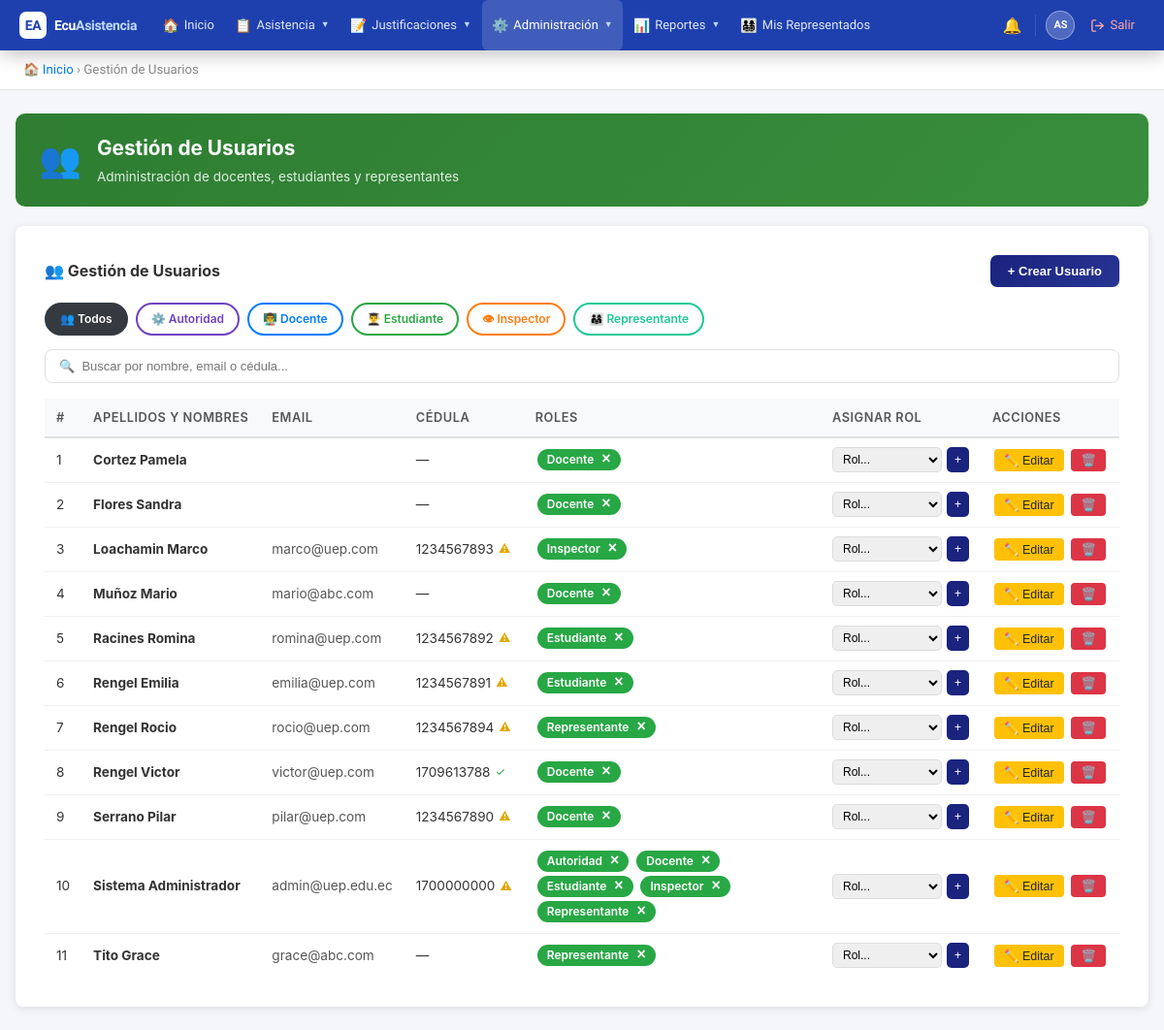
Page /public/?action=users (signed in) on the committed database.
### tables this page shows
CREATE TABLE `roles` (
  `id` int(11) NOT NULL AUTO_INCREMENT,
  `name` varchar(50) NOT NULL,
  `description` text DEFAULT NULL,
  `created_at` timestamp NOT NULL DEFAULT current_timestamp(),
  `updated_at` timestamp NOT NULL DEFAULT current_timestamp() ON UPDATE current_timestamp(),
  PRIMARY KEY (`id`),
  UNIQUE KEY `name` (`name`)
);

CREATE TABLE `users` (
  `id` int(11) NOT NULL AUTO_INCREMENT,
  `institution_id` int(11) NOT NULL,
  `username` varchar(50) NOT NULL,
  `email` varchar(191) DEFAULT NULL,
  `password` varchar(255) NOT NULL,
  `first_name` varchar(100) NOT NULL,
  `last_name` varchar(100) NOT NULL,
  `dni` varchar(20) DEFAULT NULL,
  `phone` varchar(20) DEFAULT NULL,
  `reset_token` varchar(255) DEFAULT NULL,
  `reset_expires` datetime DEFAULT NULL,
  `is_active` tinyint(1) DEFAULT 1,
  `is_superadmin` tinyint(1) NOT NULL DEFAULT 0,
  `created_at` timestamp NOT NULL DEFAULT current_timestamp(),
  `updated_at` timestamp NOT NULL DEFAULT current_timestamp() ON UPDATE current_timestamp(),
  PRIMARY KEY (`id`),
  UNIQUE KEY `username` (`username`),
  UNIQUE KEY `email` (`email`),
  UNIQUE KEY `dni` (`dni`),
  KEY `institution_id` (`institution_id`),
  CONSTRAINT `users_ibfk_1` FOREIGN KEY (`institution_id`) REFERENCES `institutions` (`id`)
);

### controllers/UserController.php (called while the page is built, shortened)
<?php
require_once BASE_PATH . '/models/User.php';
require_once BASE_PATH . '/models/Role.php';
class UserController {
    private $userModel;
    private $roleModel;
    public function __construct() {
        $db = new Database();
        $this->userModel = new User($db);
        $this->roleModel = new Role($db);
    }
    public function index() {
        $users = $this->userModel->getAll();
        $roles = $this->roleModel->getAll();
        include BASE_PATH . '/views/users/index.php';
    }
}

### config/database.php (called while the page is built)
<?php
class Database {
    private $host = 'localhost';
    private $db = 'ecuasistencia2026_db';
    private $user = 'root';
    private $pass = '';
    private $charset = 'utf8mb4';
    private $pdo;
    public function connect() {
        if ($this->pdo === null) {
            $dsn = "mysql:host={$this->host};dbname={$this->db};charset={$this->charset}";
            $options = [
                PDO::ATTR_ERRMODE => PDO::ERRMODE_EXCEPTION,
                PDO::ATTR_DEFAULT_FETCH_MODE => PDO::FETCH_ASSOC,
                PDO::ATTR_EMULATE_PREPARES => false,
            ];
            try {
                $this->pdo = new PDO($dsn, $this->user, $this->pass, $options);
            } catch (PDOException $e) {
                die('Error de conexión: ' . $e->getMessage());
            }
        }
        return $this->pdo;
    }
}

### models/Role.php (called while the page is built, shortened)
<?php
class Role {
    private $db;
    public function __construct($database) {
        $this->db = $database->connect();
    }
    public function getAll() {
        $sql = "SELECT * FROM roles ORDER BY name";
        $stmt = $this->db->query($sql);
        return $stmt->fetchAll();
    }
}

### models/User.php (called while the page is built, shortened)
<?php
class User {
    public $db;
    public function __construct($database) {
        $this->db = $database->connect();
    }
    public function getAll() {
        $sql = "SELECT u.*, GROUP_CONCAT(r.name) as roles
                FROM users u
                LEFT JOIN user_roles ur ON u.id = ur.user_id
                LEFT JOIN roles r ON ur.role_id = r.id
                WHERE u.institution_id = :institution_id
                GROUP BY u.id
                ORDER BY u.last_name, u.first_name";
        $stmt = $this->db->prepare($sql);
        $stmt->execute([':institution_id' => $_SESSION['institution_id']]);
        return $stmt->fetchAll();
    }
}

### views/users/index.php (the view, shortened to what this page needs)
<!DOCTYPE html>
<html lang="es">
<head>
</head>
<body>
<?php include BASE_PATH . '/views/partials/navbar.php'; ?>
<div class="breadcrumb">
    <a href="?action=dashboard">🏠 Inicio</a> &rsaquo; Gestión de Usuarios
</div>
<div class="container">
    <div class="page-header" style="background:linear-gradient(135deg,#2e7d32,#388e3c);">
        <div class="ph-icon">👥</div>
        <div>
            <h1>Gestión de Usuarios</h1>
            <p>Administración de docentes, estudiantes y representantes</p>
        </div>
    </div>
    <div class="card">
        <div style="display:flex;justify-content:space-between;align-items:center;margin-bottom:16px;">
            <h2 style="font-size:16px;color:#333;">👥 Gestión de Usuarios</h2>
            <button onclick="openCreateModal()" style="padding:9px 18px;background:linear-gradient(135deg,#1a237e,#283593);color:white;border:none;border-radius:7px;font-size:13px;font-weight:600;cursor:pointer;">
                + Crear Usuario
            </button>
        </div>
        <?php
        $roleIcons  = ['docente'=>'👨‍🏫','estudiante'=>'👨‍🎓','inspector'=>'👁','autoridad'=>'⚙️','representante'=>'👨‍👩‍👧'];
        $roleColors = [
            'docente'      => ['active'=>'background:#007bff;color:white;border-color:#007bff;',      'outline'=>'color:#007bff;border-color:#007bff;'],
            'estudiante'   => ['active'=>'background:#28a745;color:white;border-color:#28a745;',      'outline'=>'color:#28a745;border-color:#28a745;'],
            'inspector'    => ['active'=>'background:#fd7e14;color:white;border-color:#fd7e14;',      'outline'=>'color:#fd7e14;border-color:#fd7e14;'],
            'autoridad'    => ['active'=>'background:#6f42c1;color:white;border-color:#6f42c1;',      'outline'=>'color:#6f42c1;border-color:#6f42c1;'],
            'representante'=> ['active'=>'background:#20c997;color:white;border-color:#20c997;',      'outline'=>'color:#20c997;border-color:#20c997;'],
        ];
        $currentFilter = $_GET['filter_role'] ?? '';
        ?>
        <div style="display:flex;gap:8px;flex-wrap:wrap;margin-bottom:14px;">
            <a href="?action=users" style="padding:6px 14px;border-radius:20px;text-decoration:none;font-size:12px;font-weight:600;border:2px solid;<?= $currentFilter==='' ? 'background:#343a40;color:white;border-color:#343a40;' : 'color:#343a40;border-color:#343a40;background:white;' ?>">👥 Todos</a>
            <?php foreach($roles as $role):
                $rn=$role['name']; $ico=$roleIcons[$rn]??'👤';
                $col=$roleColors[$rn]??['active'=>'background:#007bff;color:white;border-color:#007bff;','outline'=>'color:#007bff;border-color:#007bff;'];
                $isActive=($currentFilter===$rn); ?>
            <a href="?action=users&filter_role=<?= $rn ?>" style="padding:6px 14px;border-radius:20px;text-decoration:none;font-size:12px;font-weight:600;border:2px solid;<?= $isActive?$col['active']:$col['outline'].'background:white;' ?>">
                <?= $ico ?> <?= ucfirst($rn) ?>
            </a>
            <?php endforeach; ?>
        </div>
        <div class="search-bar">
            <input type="text" id="userSearch" placeholder="🔍  Buscar por nombre, email o cédula..." oninput="filterUsers()">
        </div>
        <table id="usersTable">
            <thead>
                <tr>
                    <th style="width:36px;">#</th>
                    <th>Apellidos y Nombres</th>
                    <th>Email</th>
                    <th>Cédula</th>
                    <th>Roles</th>
                    <th>Asignar Rol</th>
                    <th style="width:140px;">Acciones</th>
                </tr>
            </thead>
            <tbody>
            <?php
            $filteredUsers = $users;
            ?>
            <?php if(empty($filteredUsers)): ?>
                <tr><td colspan="7" style="text-align:center;padding:24px;color:#aaa;">No hay usuarios con este rol</td></tr>
            <?php else: ?>
                <?php $counter=1; foreach($filteredUsers as $user): ?>
                <tr data-search="<?= strtolower(htmlspecialchars($user['last_name'].' '.$user['first_name'].' '.$user['email'].' '.($user['dni']??''))) ?>">
                    <td><?= $counter++ ?></td>
                    <td><strong><?= htmlspecialchars($user['last_name'].' '.$user['first_name']) ?></strong></td>
                    <td style="color:#555;"><?= htmlspecialchars($user['email']) ?></td>
                    <td>
                        <?php
                        $dniRaw = $user['dni'] ?? '';
                        if($dniRaw === '') {
                            echo '—';
                        } elseif(ctype_digit($dniRaw) && strlen($dniRaw) === 10) {
                            $prov = (int)substr($dniRaw,0,2);
                            $tercer = (int)$dniRaw[2];
                            $coef=[2,1,2,1,2,1,2,1,2]; $suma=0;
                            for($i=0;$i<9;$i++){ $r=(int)$dniRaw[$i]*$coef[$i]; $suma+=$r>=10?$r-9:$r; }
                            $res=$suma%10; $dv=$res===0?0:10-$res;
                            $cedulaOk = ($prov>=1 && $prov<=24 && $tercer<6 && $dv===(int)$dniRaw[9]);
                            $icon = $cedulaOk
                                ? '<span title="Cédula verificada" style="color:#28a745;font-size:12px;margin-left:5px;vertical-align:middle;cursor:default;">✓</span>'
                                : '<span title="Cédula no verificada" style="color:#e0a800;font-size:12px;margin-left:5px;vertical-align:middle;cursor:help;">⚠</span>';
                            echo '<span style="display:inline-flex;align-items:center;gap:0;white-space:nowrap;">'.htmlspecialchars($dniRaw).$icon.'</span>';
                        } else {
                            echo '<span style="display:inline-flex;align-items:center;gap:4px;white-space:nowrap;">🌐 '.htmlspecialchars($dniRaw).'</span>';
                        }
                        ?>
                    </td>
                    <td>
                        <?php if($user['roles']):
                            $db2=new Database();
                            $stR=$db2->connect()->prepare("SELECT r.id,r.name FROM roles r INNER JOIN user_roles ur ON r.id=ur.role_id WHERE ur.user_id=:uid ORDER BY r.name");
                            $stR->execute([':uid'=>$user['id']]);
                            foreach($stR->fetchAll() as $rd): ?>
                            <span class="badge">
                                <?= ucfirst($rd['name']) ?>
                                <form method="POST" action="?action=remove_role<?= $currentFilter?'&filter_role='.$currentFilter:'' ?>" style="display:inline;" onsubmit="return confirmRemoveRole(event,'<?= ucfirst($rd['name']) ?>','<?= htmlspecialchars(addslashes($user['last_name'].' '.$user['first_name'])) ?>')">
                                    <button type="submit" class="btn-remove-role">×</button>
                                </form>
                            </span>
                        <?php endforeach; else: ?><em style="color:#bbb;font-size:12px;">Sin roles</em><?php endif; ?>
                    </td>
                    <td>
                        <form method="POST" action="?action=assign_role<?= $currentFilter?'&filter_role='.$currentFilter:'' ?>" style="display:inline-flex;gap:5px;">
                            <select name="role_id" required style="padding:4px 6px;font-size:12px;border-radius:5px;border:1px solid #ddd;">
                                <option value="">Rol...</option>
                            </select>
                            <button type="submit" style="padding:4px 8px;font-size:12px;background:#1a237e;color:white;border:none;border-radius:5px;cursor:pointer;">+</button>
                        </form>
                    </td>
                    <td class="action-buttons">
                        <button onclick="openEditModal(<?= $user['id'] ?>)" class="btn-warning btn-sm">✏️ Editar</button>
                        <form method="POST" action="?action=delete_user<?= $currentFilter?'&filter_role='.$currentFilter:'' ?>" style="display:inline;" onsubmit="return confirmDelete(event,'<?= htmlspecialchars(addslashes($user['last_name'].' '.$user['first_name'])) ?>',this)">
                            <button type="submit" class="btn-danger btn-sm">🗑️</button>
                        </form>
                    </td>
                </tr>
                <?php endforeach; ?>
            <?php endif; ?>
            </tbody>
        </table>
    </div>
</div>
</body>
</html>

### public/css/global.css (style rules this page uses)
* { box-sizing: border-box; margin: 0; padding: 0; }
body { font-family: -apple-system, BlinkMacSystemFont, 'Segoe UI', Roboto, sans-serif; background: #f4f6f9; color: #333; font-size: 14px; line-height: 1.5; }
.breadcrumb { padding: 10px 24px; background: #fff; border-bottom: 1px solid #e0e0e0; font-size: 0.83rem; color: #888; }
.breadcrumb a { color: #007bff; text-decoration: none; }
.container { max-width: 1200px; margin: 24px auto; padding: 0 16px; }
.page-header { background: linear-gradient(135deg, #007bff, #0056b3); color: #fff; border-radius: 10px; padding: 20px 24px; margin-bottom: 20px; display: flex; align-items: center; gap: 16px; }
.page-header .ph-icon { font-size: 2.2rem; }
.page-header h1 { font-size: 1.3rem; font-weight: 700; }
.page-header p { font-size: 0.85rem; opacity: 0.85; margin-top: 4px; }
table { width: 100%; border-collapse: collapse; }
thead th { background: #f8f9fa; padding: 10px 12px; text-align: left; font-size: 0.8rem; font-weight: 600; color: #555; border-bottom: 2px solid #e0e0e0; white-space: nowrap; }
tbody td { padding: 9px 12px; border-bottom: 1px solid #f0f0f0; font-size: 0.85rem; vertical-align: middle; }
tbody tr:last-child td { border-bottom: none; }
.badge { display: inline-block; padding: 2px 10px; border-radius: 12px; font-size: 0.75rem; font-weight: 600; }
.btn-danger { background: #dc3545; color: #fff; }
.btn-warning { background: #ffc107; color: #212529; }
.btn-sm { padding: 4px 10px; font-size: 0.78rem; }

### views/users/index.php (style rules this page uses)
* { margin: 0; padding: 0; box-sizing: border-box; }
body { font-family: Arial, sans-serif; background: #f4f4f4; }
.container { max-width: 1400px; margin: 30px auto; padding: 0 20px; }
.card { background: white; padding: 30px; border-radius: 8px; box-shadow: 0 2px 10px rgba(0,0,0,0.1); }
table { width: 100%; border-collapse: collapse; margin-top: 10px; }
th, td { padding: 10px 12px; text-align: left; border-bottom: 1px solid #ddd; font-size: 13px; }
th { background: #f8f9fa; font-weight: 700; font-size: 12px; text-transform: uppercase; letter-spacing: .04em; color: #555; }
.badge { display:inline-block; background:#28a745; color:white; padding:3px 8px; border-radius:3px; font-size:11px; margin:2px; position:relative; }
.btn-remove-role { background:none; border:none; color:white; font-size:16px; font-weight:bold; cursor:pointer; padding:0; margin-left:5px; line-height:1; }
select, button { padding:8px 12px; border:1px solid #ddd; border-radius:4px; }
button { background:#007bff; color:white; border:none; cursor:pointer; }
.btn-danger { background:#dc3545; }
.btn-warning { background:#ffc107; color:#212529; }
.btn-sm { padding:5px 10px; font-size:12px; margin:2px; }
.action-buttons { white-space:nowrap; }
.search-bar { display: flex; gap: 10px; align-items: center; margin-bottom: 16px; }
.search-bar input { flex: 1; padding: 9px 14px; border: 1.5px solid #e0e0e0; border-radius: 8px; font-size: 13px; outline: none; transition: border-color .2s; }

### views/partials/navbar.php (style rules this page uses)
:root { --nav-bg: #1e40af; --nav-accent: #60a5fa; --nav-hover: rgba(96,165,250,0.18); --nav-text: #e2e8f0; --nav-muted: #bfdbfe; --nav-border: rgba(255,255,255,0.12); --nav-dd-bg: #1d4ed8; --nav-dd-hover:#2563eb; --nav-height: 52px; }
*, *::before, *::after { box-sizing: border-box; }
.breadcrumb { padding: 9px 24px; background: #fff; border-bottom: 1px solid #e8ecf0; font-size: 0.82rem; color: #94a3b8; font-family: 'Plus Jakarta Sans', system-ui, sans-serif; }
.breadcrumb a { color: #3b82f6; text-decoration: none; }

### rows in the picture
roles: name "⚙️", name "Autoridad"
roles: name "👨‍🏫", name "Docente"
roles: name "👨‍🎓", name "Estudiante"
roles: name "👁", name "Inspector"
roles: name "👨‍👩‍👧", name "Representante"
users: last_name+first_name "Cortez Pamela"
users: last_name+first_name "Flores Sandra"
users: last_name+first_name "Loachamin Marco", email "marco@uep.com", dni "1234567893"
users: last_name+first_name "Muñoz Mario", email "mario@abc.com"
users: last_name+first_name "Racines Romina", email "romina@uep.com", dni "1234567892"
users: last_name+first_name "Rengel Emilia", email "emilia@uep.com", dni "1234567891"
users: last_name+first_name "Rengel Rocio", email "rocio@uep.com", dni "1234567894"
users: last_name+first_name "Rengel Victor", email "victor@uep.com", dni "1709613788"
users: last_name+first_name "Serrano Pilar", email "pilar@uep.com", dni "1234567890"
users: last_name+first_name "Sistema Administrador", email "admin@uep.edu.ec", dni "1700000000"
users: last_name+first_name "Tito Grace", email "grace@abc.com"
